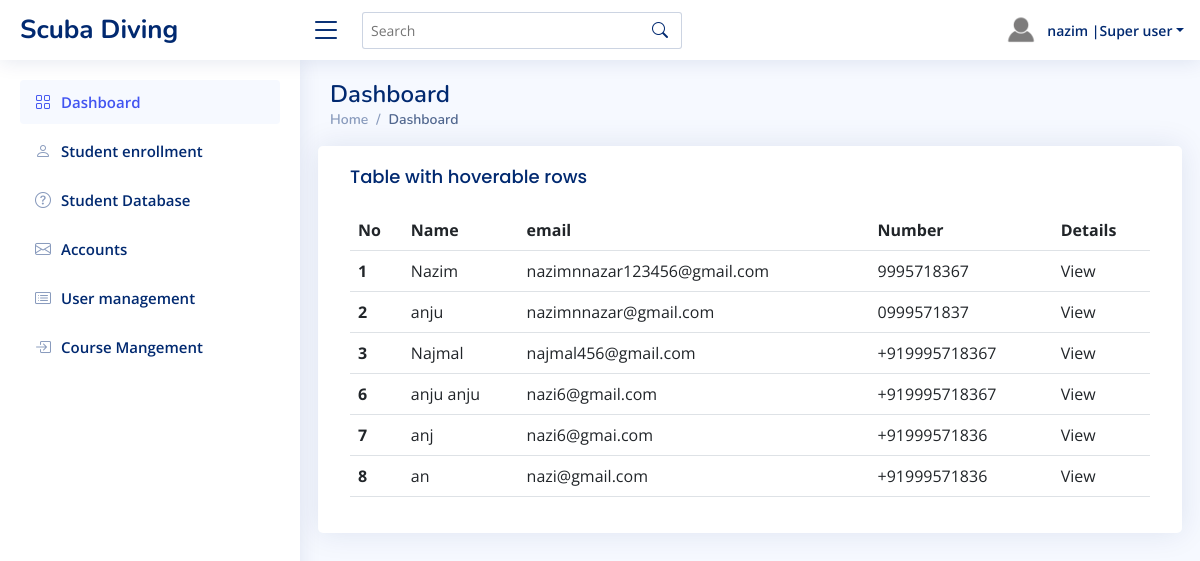
/admin_main/admin_main (signed in), run on the app's committed database.
### core/models.py (models this page shows, shortened)
class student(models.Model):
    student_name = models.CharField(max_length=255)
    police_verification = models.BooleanField(default=False)
    id_idcard = models.CharField(max_length=255, blank=True)
    student_image = models.ImageField(upload_to='student_images/', blank=True)
    email = models.EmailField(unique=True)
    relastion_with_contact_person = models.CharField(max_length=255, blank=True)
    alternative_contact_number = models.CharField(max_length=20, blank=True)
    contact_number = models.CharField(max_length=20, blank=True)
    address = models.TextField(blank=True)
    date_of_birth = models.DateField(null=False)
    student_father_name = models.CharField(max_length=255, blank=True)

### admin_main/views.py (the view)
# urls.py: path('admin_main',views.admin_main,name='admin_main'),
def admin_main(request):
    st = student.objects.all()
    return render(request,'admin_mainn.html',{'st':st})

### templates/admin_mainn.html (shortened to what this page needs)
{% load static %}
<!DOCTYPE html>
<html lang="en">
<head>
  <link href="{% static 'assets/vendor/bootstrap/css/bootstrap.min.css' %}" rel="stylesheet">
  <link href="{% static 'assets/vendor/bootstrap-icons/bootstrap-icons.css' %}" rel="stylesheet">
  <link href="{% static 'assets/vendor/boxicons/css/boxicons.min.css' %}" rel="stylesheet">
  <link href="{% static 'assets/vendor/quill/quill.snow.css' %}" rel="stylesheet">
  <link href="{% static 'assets/vendor/quill/quill.bubble.css' %}" rel="stylesheet">
  <link href="{% static 'assets/vendor/remixicon/remixicon.css' %}" rel="stylesheet">
  <link href="{% static 'assets/vendor/simple-datatables/style.css' %}" rel="stylesheet">
  <link href="{% static 'assets/css/style.css' %}" rel="stylesheet">
</head>
<body>
<header id="header" class="header fixed-top d-flex align-items-center">
    <div class="d-flex align-items-center justify-content-between">
        <a href="index.html" class="logo d-flex align-items-center">
            <span class="d-none d-lg-block">Scuba Diving</span>
        </a>
        <i class="bi bi-list toggle-sidebar-btn"></i>
    </div>
    <div class="search-bar">
        <form class="search-form d-flex align-items-center" method="POST" action="#">
            <input type="text" name="query" placeholder="Search" title="Enter search keyword">
            <button type="submit" title="Search"><i class="bi bi-search"></i></button>
        </form>
    </div>
    <nav class="header-nav ms-auto">
        <ul class="d-flex align-items-center">
            <li class="nav-item dropdown pe-3">
                <a class="nav-link nav-profile d-flex align-items-center pe-0" href="#" data-bs-toggle="dropdown">
                    <img src="{% static 'assets/img/profile-icon-nop.png' %}" alt="Profile" class="rounded-circle">
                    <span class="d-none d-md-block dropdown-toggle ps-2">{{user}} |Super user</span>
                </a>
            </li>
        </ul>
    </nav>
</header>
  <aside id="sidebar" class="sidebar">
    <ul class="sidebar-nav" id="sidebar-nav">
      <li class="nav-item">
        <a class="nav-link " href="index.html">
          <i class="bi bi-grid"></i>
          <span>Dashboard</span>
        </a>
      </li>
      <li class="nav-item">
        <a class="nav-link collapsed" href="{% url 'errorpage' %}">
          <i class="bi bi-person"></i>
          <span>Student enrollment</span>
        </a>
      </li>
      <li class="nav-item">
        <a class="nav-link collapsed" href="{% url 'errorpage' %}">
          <i class="bi bi-question-circle"></i>
          <span>Student Database</span>
        </a>
      </li>
      <li class="nav-item">
        <a class="nav-link collapsed" href="{% url 'errorpage' %}">
          <i class="bi bi-envelope"></i>
          <span>Accounts</span>
        </a>
      </li>
      <li class="nav-item">
        <a class="nav-link collapsed" href="{% url 'errorpage' %}">
          <i class="bi bi-card-list"></i>
          <span>User management</span>
        </a>
      </li>
      <li class="nav-item">
        <a class="nav-link collapsed" href="{% url 'errorpage' %}">
          <i class="bi bi-box-arrow-in-right"></i>
          <span>Course Mangement</span>
        </a>
      </li>
    </ul>
  </aside>
  <main id="main" class="main">
    <div class="pagetitle">
        <h1>Dashboard</h1>
        <nav>
            <ol class="breadcrumb">
                <li class="breadcrumb-item"><a href="index.html">Home</a></li>
                <li class="breadcrumb-item active">Dashboard</li>
            </ol>
        </nav>
    </div>
  <section class="section">
    <div class="row">
        <div class="card">
            <div class="card-body">
            <h5 class="card-title">Table with hoverable rows</h5>
            <table class="table table-hover">
              <thead>
                <tr>
                  <th scope="col">No</th>
                  <th scope="col">Name</th>
                  <th scope="col">email</th>
                  <th scope="col">Number</th>
                  <th scope="col">Details</th>
                </tr>
              </thead>
              <tbody>
                {% for i in st %}
                <tr>
                  <th scope="row">{{i.id }}</th>
                  <td>{{i.student_name}}</td>
                  <td>{{i.email}}</td>
                  <td>{{i.contact_number}}</td>
                  <td>View</td>
                </tr>
                {% endfor %}
              </tbody>
            </table>
        </div>
      </div>
    </div>
  </section>
</body>
</html>

### static/assets/css/style.css (style rules this page uses)
:root { scroll-behavior: smooth; }
body { font-family: "Open Sans", sans-serif; background: #f6f9ff; color: #444444; }
a { color: #4154f1; text-decoration: none; }
h1, h2, h3, h4, h5, h6 { font-family: "Nunito", sans-serif; }
#main { margin-top: 60px; padding: 20px 30px; transition: all 0.3s; }
.pagetitle { margin-bottom: 10px; }
.pagetitle h1 { font-size: 24px; margin-bottom: 0; font-weight: 600; color: #012970; }
.card { margin-bottom: 30px; border: none; border-radius: 5px; box-shadow: 0px 0 30px rgba(1, 41, 112, 0.1); }
.card-title { padding: 20px 0 15px 0; font-size: 18px; font-weight: 500; color: #012970; font-family: "Poppins", sans-serif; }
.card-body { padding: 0 20px 20px 20px; }
.breadcrumb { font-size: 14px; font-family: "Nunito", sans-serif; color: #899bbd; font-weight: 600; }
.breadcrumb a { color: #899bbd; transition: 0.3s; }
.breadcrumb .breadcrumb-item::before { color: #899bbd; }
.breadcrumb .active { color: #51678f; font-weight: 600; }
.logo { line-height: 1; }
@media (min-width: 1200px) { .logo { width: 280px; } }
.logo span { font-size: 26px; font-weight: 700; color: #012970; font-family: "Nunito", sans-serif; }
.header { transition: all 0.5s; z-index: 997; height: 60px; box-shadow: 0px 2px 20px rgba(1, 41, 112, 0.1); background-color: #fff; padding-left: 20px; }
.header .toggle-sidebar-btn { font-size: 32px; padding-left: 10px; cursor: pointer; color: #012970; }
.header .search-bar { min-width: 360px; padding: 0 20px; }
.header .search-form { width: 100%; }
.header .search-form input { border: 0; font-size: 14px; color: #012970; border: 1px solid rgba(1, 41, 112, 0.2); padding: 7px 38px 7px 8px; border-radius: 3px; transition: 0.3s; width: 100%; }
.header .search-form button { border: 0; padding: 0; margin-left: -30px; background: none; }
.header .search-form button i { color: #012970; }
.header-nav ul { list-style: none; }
.header-nav>ul { margin: 0; padding: 0; }
.header-nav .nav-profile { color: #012970; }
.header-nav .nav-profile img { max-height: 36px; }
.header-nav .nav-profile span { font-size: 14px; font-weight: 600; }
.sidebar { position: fixed; top: 60px; left: 0; bottom: 0; width: 300px; z-index: 996; transition: all 0.3s; padding: 20px; overflow-y: auto; scrollbar-width: thin; scrollbar-color: #aab7cf transparent; box-shadow: 0px 0px 20px rgba(1, 41, 112, 0.1); background-color: #fff; }
@media (min-width: 1200px) { #main, #footer { margin-left: 300px; } }
.sidebar-nav { padding: 0; margin: 0; list-style: none; }
.sidebar-nav li { padding: 0; margin: 0; list-style: none; }
.sidebar-nav .nav-item { margin-bottom: 5px; }
.sidebar-nav .nav-link { display: flex; align-items: center; font-size: 15px; font-weight: 600; color: #4154f1; transition: 0.3; background: #f6f9ff; padding: 10px 15px; border-radius: 4px; }
.sidebar-nav .nav-link i { font-size: 16px; margin-right: 10px; color: #4154f1; }
.sidebar-nav .nav-link.collapsed { color: #012970; background: #fff; }
.sidebar-nav .nav-link.collapsed i { color: #899bbd; }

### data on the page
student: id "1", student_name "Nazim", email "nazimnnazar123456@gmail.com", contact_number "9995718367"
student: id "2", student_name "anju", email "nazimnnazar@gmail.com", contact_number "0999571837"
student: id "3", student_name "Najmal", email "najmal456@gmail.com", contact_number "+919995718367"
student: id "6", student_name "anju anju", email "nazi6@gmail.com", contact_number "+919995718367"
student: id "7", student_name "anj", email "nazi6@gmai.com", contact_number "+91999571836"
student: id "8", student_name "an", email "nazi@gmail.com", contact_number "+91999571836"

### other printed values
{{ user }} "nazim"
